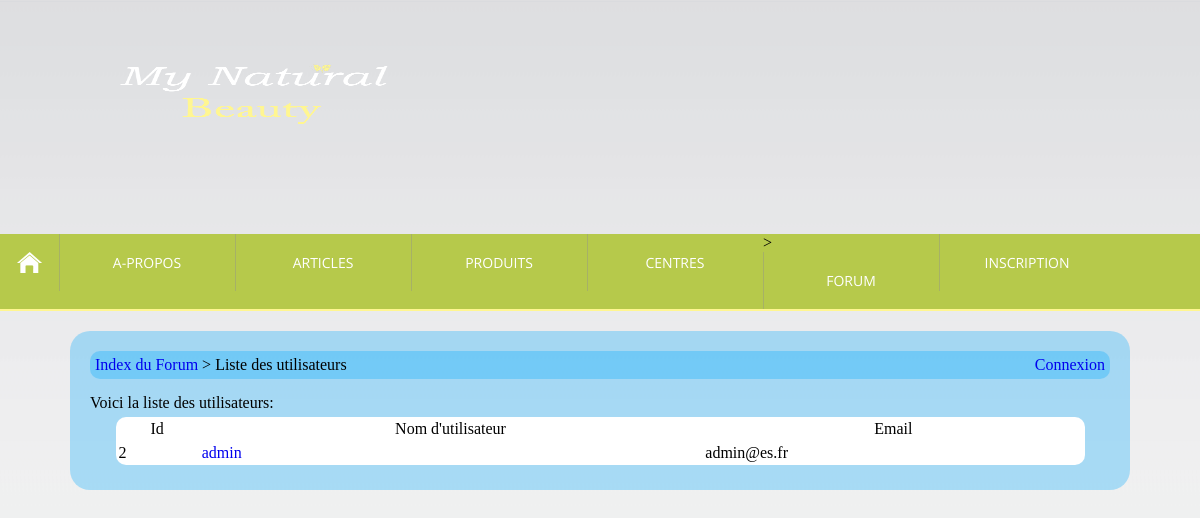
The app's page /Forum/users.php with its own data.
### tables this page shows
CREATE TABLE IF NOT EXISTS `util` (
  `id` int(10) NOT NULL AUTO_INCREMENT,
  `nom` varchar(50) NOT NULL,
  `prenom` varchar(50) NOT NULL,
  `pseudo` varchar(50) NOT NULL,
  `email` varchar(50) NOT NULL,
  `sexe` varchar(50) NOT NULL,
  `pays` varchar(50) NOT NULL,
  `age` int(50) NOT NULL,
  `password` text NOT NULL,
  PRIMARY KEY (`id`)
);

### Forum/config.php (called while the page is built, shortened)
<?php
$url_home = 'indexforum.php';
?>

### Forum/users.php (the view, shortened to what this page needs)
<?php
include('config.php');
?>
<!DOCTYPE html PUBLIC "-//W3C//DTD XHTML 1.0 Transitional//EN" "http://www.w3.org/TR/xhtml1/DTD/xhtml1-transitional.dtd">
<html xmlns="http://www.w3.org/1999/xhtml">
    <head>
		<link href="css/style.css" rel="stylesheet" type="text/css"  media="all" />
		<link rel="stylesheet" href="css/superfish.css" media="screen">
		<link href="css/camera.css" rel="stylesheet" type="text/css" media="all" />
		<link href="css/newcss.css" rel="stylesheet" type="text/css" media="all" />
    </head>
    <body><header>
	<img src="images/logo2.2.png" width="500" height="200">
	   </header>
	<div class="top-nav">
						<ul class="sf-menu sf-menu2" id="example">
							<li  class="current home">
							<a href="index.html"></a>
						</li>
						<li >
							<a href="../../about.html">A-Propos</a>
						</li>
						<li>
							<a href="../../gallery.html"> Articles</a>
						</li>
						<li>
							<a href="../../cheveux.html">Produits</a>
						</li>
						<li>
							<a href="../../centre.html">Centres</a>
						</li>
						<li class="active">>
							<a href="indexforum.php">Forum</a>
						</li>
						<li>
							<a href="../../Inscription.html">Inscription</a>
						</li>
					</ul>
					</div>
        <div class="content">
<?php
if(isset($_SESSION['login']))
{
$nb_new_pm = mysql_fetch_array(mysql_query('select count(*) as nb_new_pm from pm where ((user1="'.$_SESSION['userid'].'" and user1read="no") or (user2="'.$_SESSION['userid'].'" and user2read="no")) and id2="1"'));
$nb_new_pm = $nb_new_pm['nb_new_pm'];
?>
<div class="box">
	<div class="box_left">
    	<a href="<?php echo $url_home; ?>">Index du Forum</a> &gt; Liste des utilisateurs
    </div>
	<div class="box_right">
    	<a href="list_pm.php">Vos messages(<?php echo $nb_new_pm; ?>)</a> - <a href="profile.php?id=<?php echo $_SESSION['userid']; ?>"><?php echo htmlentities($_SESSION['login'], ENT_QUOTES, 'UTF-8'); ?></a> (<a href="../index.php">Déconnexion</a>)
    </div>
    <div class="clean"></div>
</div>
<?php
}
else
{
?>
<div class="box">
	<div class="box_left">
    	<a href="<?php echo $url_home; ?>">Index du Forum</a> &gt; Liste des utilisateurs
    </div>
	<div class="box_right">
    	<a href="../login.php">Connexion</a>
    </div>
</div>
<?php
}
?>
Voici la liste des utilisateurs:
<table>
    <tr>
    	<th>Id</th>
    	<th>Nom d'utilisateur</th>
    	<th>Email</th>
    </tr>
<?php
$req = mysql_query('select id, pseudo, email from util');
while($dnn = mysql_fetch_array($req))
{
?>
	<tr>
    	<td class="left"><?php echo $dnn['id']; ?></td>
    	<td class="left"><a href="profile.php?id=<?php echo $dnn['id']; ?>"><?php echo htmlentities($dnn['pseudo'], ENT_QUOTES, 'UTF-8'); ?></a></td>
    	<td class="left"><?php echo htmlentities($dnn['email'], ENT_QUOTES, 'UTF-8'); ?></td>
    </tr>
<?php
}
?>
</table>
		</div>
	</body>
</html>

### Forum/css/style.css (style rules this page uses)
html,body,div,span,applet,object,iframe,h1,h2,h3,h4,h5,h6,p,blockquote,pre,a,abbr,acronym,address,big,cite,code,del,dfn,em,img,ins,kbd,q,s,samp,small,strike,strong,sub,sup,tt,var,b,u,i,dl,dt,dd,ol,nav ul,nav li,fieldset,form,label,legend,table,caption,tbody,tfoot,thead,tr,th,td,article,aside,canvas,details,embed,figure,figcaption,footer,header,hgroup,menu,nav,output,ruby,section,summary,time,mark,audio,video { margin:0;padding:0;border:0;font-size:100%;font:inherit;vertical-align:baseline; }
article, aside, details, figcaption, figure,footer, header, hgroup, menu, nav, section { display: block; }
ol,ul { list-style:none;margin:0px;padding:0px; }
table { border-collapse:collapse;border-spacing:0; }
a { text-decoration:none; }
img { max-width:100%; }
body { background: #ffffff url(../images/body-bg.gif) 0 0 repeat-x; }
.sf-menu2 { border-bottom:none; }

### Forum/css/superfish.css (style rules this page uses)
.sf-menu { background: #B6C94B;margin-top: 1em;border-bottom: 2px solid #FFF691; }
.sf-menu li { padding-left:0px; position:relative; background: none; }
.sf-menu a { display: block; font-family: 'Open Sans', sans-serif; font-size: 12px; line-height: 16px; color: #ffffff; text-transform: uppercase; }
.sf-menu > li > a { display: block; height: 57px; width: 174px; text-align: center; vertical-align: middle; color: #ffffff; text-transform: capitalize; font-size: 14px; border-left: 1px solid rgba(143, 143, 143, 0.4); border-right: 1px solid #B6C94B; line-height: 57px; text-transform: uppercase; -moz-transition: all 0.3s ease-out; -o-transition: all 0.3s ease-out; -webkit-transition: all 0.3s ease-out; transition: all 0.3s ease; z-index: 100; }
.sf-menu > li.home > a { width: 58px; background: url(../images/home.png) center center no-repeat; border-left: none; }
.sf-menu > li:first-child > a { border-left: 0px; }
.sf-menu > li { display: block; position: relative; float: left; background: #B6C94B; -moz-transition: background 0.3s ease-out; -o-transition: background 0.3s ease-out; -webkit-transition: background 0.3s ease-out; transition: background 0.3s ease; }
.sf-menu > li:hover > a, .sf-menu > li.current > a, .sf-menu > li.sfHover > a, .sf-menu > li:hover > span, .sf-menu > li.current > span, .sf-menu > li.sfHover > span { color: #ffffff; }
.sf-menu > li.current, .sf-menu > li:hover { background: #B6C94B; -moz-transition: all 0.3s ease-out; -o-transition: all 0.3s ease-out; -webkit-transition: all 0.3s ease-out; transition: all 0.3s ease; }

### Forum/css/newcss.css (style rules this page uses)
.box_left { float:left; }
.box_right { float:right; }
.box { background:url('images/bluec_30p.png'); -moz-border-radius:10px; -webkit-border-radius:10px; border-radius:10px; margin:auto; padding:5px; margin-bottom:15px; }
.left { text-align:left; }
table { border-spacing:0px; background:#ffffff; -moz-border-radius:10px; -webkit-border-radius:10px; border-radius:10px; padding:0px; width:95%; margin:5px auto 5px auto; }
tr { -moz-border-radius:5px; -webkit-border-radius:5px; border-radius:5px; margin:0px; }
td, th { margin:0px; border:0px; padding:3px; text-align:center; }
.content { background:url('images/bluec_30p.png'); width:85%; -moz-border-radius:20px; -webkit-border-radius:20px; border-radius:20px; margin:auto; padding:20px; margin-top:20px; }

### records on screen
util: id "2", pseudo "admin", email "admin@es.fr"
